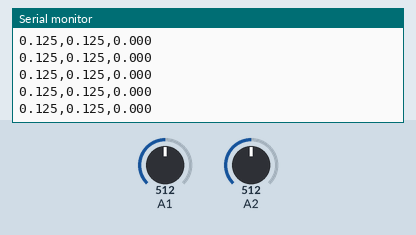
This sketch was run on a simulated Arduino Uno, built with avr-gcc and run on an emulated ATmega328P. Parts: the last lines printed to the serial monitor. Inputs (shaded band) come from the test bench; at power-on: A1 = 512, A2 = 512.

Above: at 1.2 s.
1.3 s: A1 set to 716
At 1.33 s:
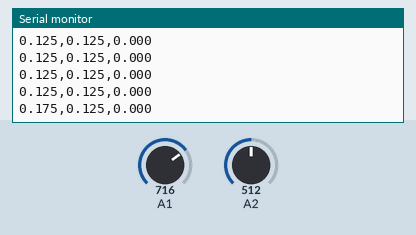
2.8 s: A2 set to 716
At 2.85 s:
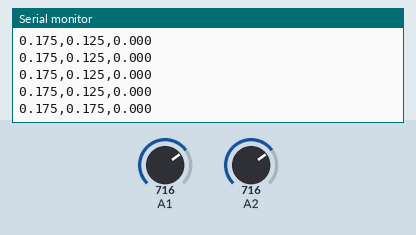
4.3 s: A1 set to 900
At 4.38 s:
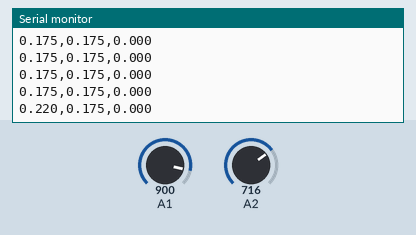
5.8 s: A2 set to 900
At 5.8 s:
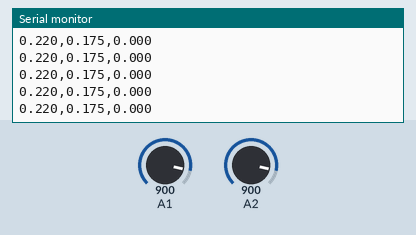
Timing chart, 0 to 8.3 s (numbered marks = the images above; inputs shaded):
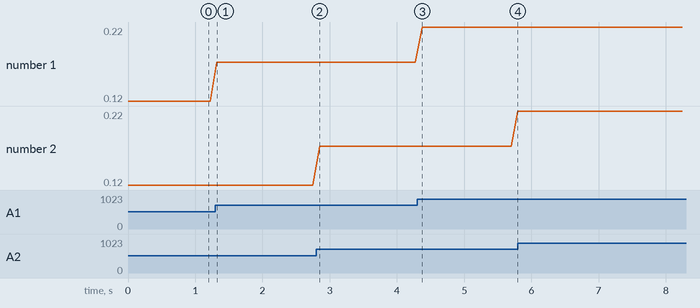

The sketch:

ESPHandler.ino
```cpp
void setup() {
  Serial.begin(115200);
  randomSeed(analogRead(0));  // optional, besseres random
}

void loop() {
  // float-Werte zwischen 0.0 und 1.0
  float steering = (float)analogRead(1) /4095; // z.B. 0.000 bis 1.000
  float velocity = (float)analogRead(2)/4095;
  float stop = 0.0;//random(0, 1001) / 1000.0;

  Serial.print(steering, 3);  // 3 Nachkommastellen
  Serial.print(",");
  Serial.print(velocity, 3);
  Serial.print(",");
  Serial.print(stop, 3);
  Serial.println();

  delay(100);  // alle 100 ms senden
}
```

Measured:
- after the input at 1.3 s, the serial monitor: prints a new line at once (image 1)
- after the input at 2.8 s, the serial monitor: prints a new line after 0.05 s (image 2)
- after the input at 4.3 s, the serial monitor: prints a new line after 0.08 s (image 3)
- plotted number 1: 0.12 → 0.17 after the input at 1.3 s, 0.17 → 0.22 after the input at 4.3 s
